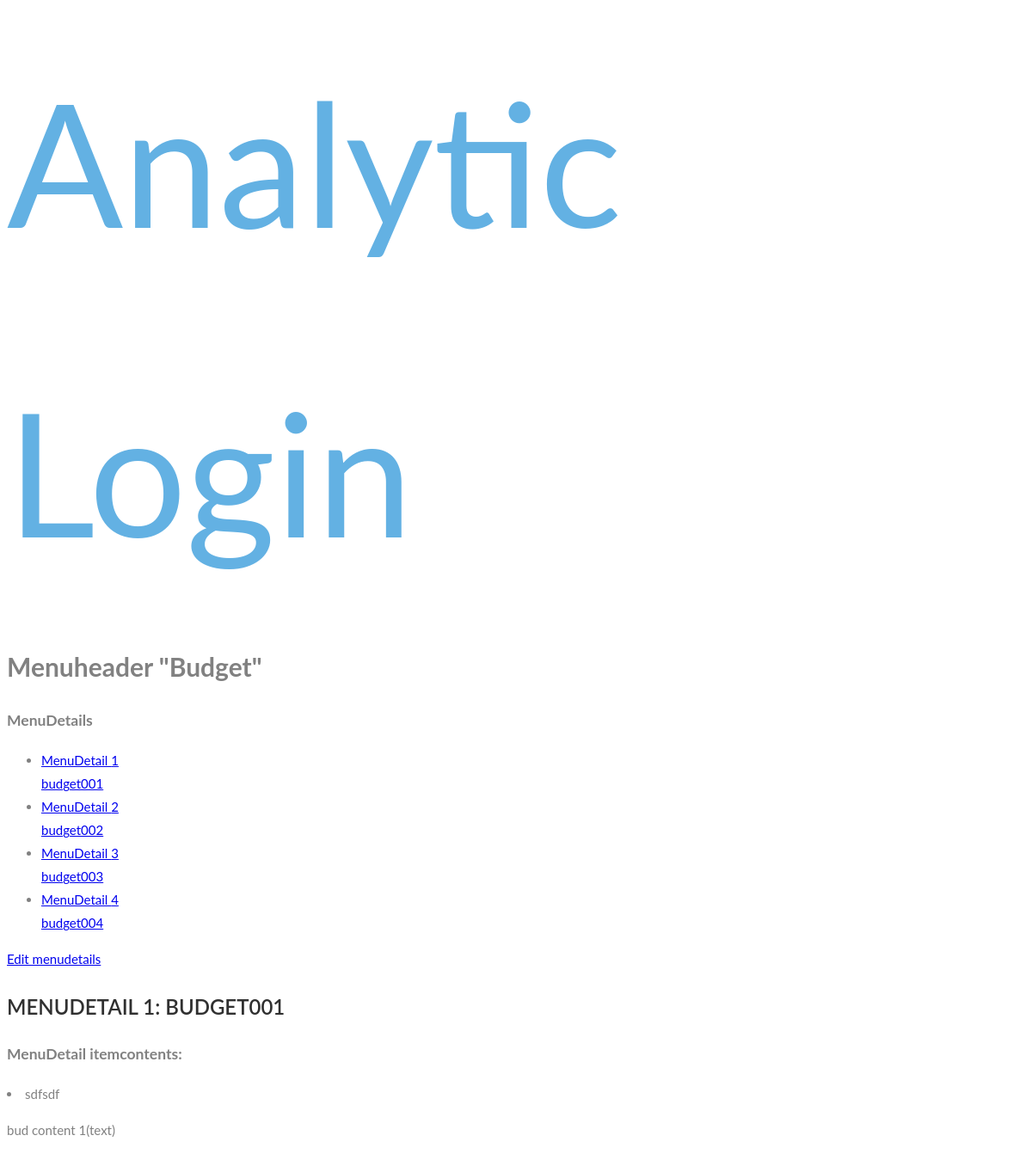
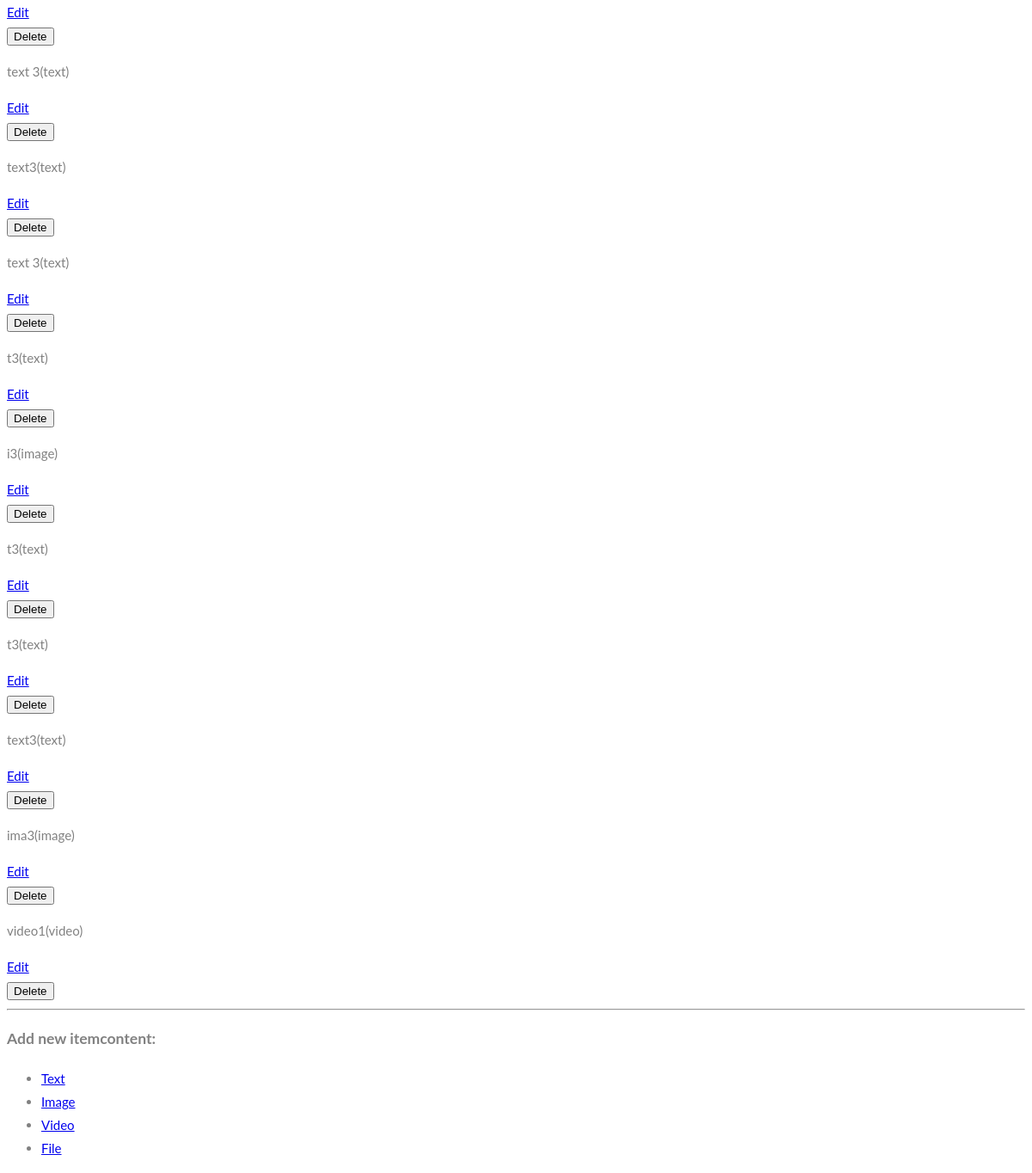
Page /menuheader/menudetail/3/ (signed in) on the committed database (2 pictures, top to bottom).
### menu/models.py (models this page shows, shortened)
class MenuHeader(models.Model):
    owner = models.ForeignKey(User, related_name='rel_menu_headers_users')
    menufunction = models.ForeignKey(MenuFunction, related_name='rel_menu_headers_functions')
    employees = models.ManyToManyField(User, related_name='rel_menuheaders_employees', blank=True)
    name= models.CharField(max_length=200, db_index=True)
    slug = models.SlugField(max_length=200, db_index=True, unique=True)
    image = models.ImageField(upload_to='image/menuheader/%Y/%m/%d', blank=True)
    description = models.TextField(blank=True)
    orderview = models.PositiveIntegerField()
    available = models.BooleanField(default=True)
    createddate = models.DateTimeField(auto_now_add=True)
    updateddate = models.DateTimeField(auto_now=True)
    class Meta:
        ordering = ('name',)
        verbose_name = 'menu header'
        verbose_name_plural = 'menu headers'

class MenuDetail(models.Model):
    menuheader = models.ForeignKey(MenuHeader, related_name='rel_menu_details')
    name = models.CharField(max_length=200, db_index=True)
    slug = models.SlugField(max_length=200, db_index=True)
    image = models.ImageField(upload_to='image/menudetail/%Y/%m/%d', blank=True)
    description = models.TextField(blank=True)
    orderview = OrderField(blank=True, for_fields=['menuheader'])
    available = models.BooleanField(default=True)
    createddate = models.DateTimeField(auto_now_add=True)
    updateddate = models.DateTimeField(auto_now=True)
    class Meta:
        ordering = ['orderview']
        index_together = (('id', 'slug'),)

class ItemContent(models.Model):
    menudetail = models.ForeignKey(MenuDetail, related_name='rel_itemcontents_menudetails')
    itemtype = models.ForeignKey(ContentType, limit_choices_to={'model__in':('text','video','image','file')})
    objid = models.PositiveIntegerField()
    item = GenericForeignKey('itemtype', 'objid')
    orderview = OrderField(blank=True, for_fields=['menudetail'])
    class Meta:
        ordering = ['orderview']

class ItemBase(models.Model):
    owner = models.ForeignKey(User, related_name='%(class)s_related')
    title = models.CharField(max_length=250)
    createddate = models.DateTimeField(auto_now_add=True)
    updateddate = models.DateTimeField(auto_now=True)
    class Meta:
        abstract = True
    def __str__(self):
        return self.title

class Text(ItemBase):
    content = models.TextField()

class Image(ItemBase):
    file = models.FileField(upload_to='images')

class Video(ItemBase):
    url = models.URLField()

### menu/views.py (the view)
class MenuDetailItemContentListView(TemplateResponseMixin, View):
    template_name = 'menu/manage/menudetail/itemcontent_list.html'
    def get(self, request, menudetail_id):
        menudetail = get_object_or_404(MenuDetail, id=menudetail_id, menuheader__owner=request.user)
        return self.render_to_response({'menudetail': menudetail})

### menu/templatetags/menuheader.py (called while the page is built)
@register.filter
def model_name(obj):
    try:
        return obj._meta.model_name
    except AttributeError:
        return None

### menu/templates/menu/manage/menudetail/itemcontent_list.html (shortened to what this page needs)
{% extends "base.html" %}
{% load menuheader %}
{% block content %}
    {% with menuheader=menudetail.menuheader %}
        <h1>Menuheader "{{ menuheader.name }}"</h1>
        <div class="contents">
            <h3>MenuDetails</h3>
            <ul id="modules">
                {% for m in menuheader.rel_menu_details.all %}
                    <li data-id="{{ m.id }}" {% if m == menudetail %} class="selected"{% endif %}>
                        <a href="{% url "menudetail_itemcontent_list" m.id %}">
                            <span>
                                MenuDetail <span class="order">{{ m.orderview|add:1 }}</span>
                            </span>
                            <br>
                            {{ m.name }}
                        </a>
                    </li>
                {% empty %}
                    <li>No menudetails yet.</li>
                {% endfor %}
            </ul>
            <p><a href="{% url "menuheader_menudetail_update" menuheader.id %}">Edit menudetails</a></p>
        </div>
        <div class="module">
            <h2>MenuDetail {{ menudetail.orderview|add:1 }}: {{ menudetail.name }}</h2>
            <h3>MenuDetail itemcontents:</h3>
            <div id="menudetail-itemcontents">
                <li> sdfsdf</li>
                {% for itemcontent in menudetail.rel_itemcontents_menudetails.all %}
                    <div data-id="{{ itemcontent.id }}">
                        {% with item=itemcontent.item %}
                            <p>{{ item }}({{ item|model_name }})</p>
                            <a href="{% url "menudetail_itemcontent_update" menudetail.id item|model_name item.id %}">Edit</a>
                            <form action="{% url "menudetail_itemcontent_delete" item.id %}" method="post">
                                <input type="submit" value="Delete">
                            </form>
                        {% endwith %}
                    </div>
                {% empty %}
                    <p>This menudetail has no itemcontents yet.</p>
                {% endfor %}
            </div>
            <hr>
            <h3>Add new itemcontent:</h3>
            <ul class="itemtypes">
                <li><a href="{% url "menudetail_itemcontent_create" menudetail.id "text" %}">Text</a></li>
                <li><a href="{% url "menudetail_itemcontent_create" menudetail.id "image" %}">Image</a></li>
                <li><a href="{% url "menudetail_itemcontent_create" menudetail.id "video" %}">Video</a></li>
                <li><a href="{% url "menudetail_itemcontent_create" menudetail.id "file" %}">File</a></li>
            </ul>
        </div>
    {% endwith %}
{% endblock %}

### menu/static/css/base.css (style rules this page uses)
body { font: 400 15px Lato, sans-serif; line-height: 1.8; color: #818181; }
h2 { font-size: 24px; text-transform: uppercase; color: #303030; font-weight: 600; margin-bottom: 10px; }

### rows in the picture
MenuHeader: name "Budget"
MenuDetail: orderview|add "1", name "budget001", name "BUDGET001"
MenuDetail: orderview|add "2", name "budget002"
MenuDetail: orderview|add "3", name "budget003"
MenuDetail: orderview|add "4", name "budget004"
ItemContent: item "bud content 1", item|model_name "text"
ItemContent: item "text 3", item|model_name "text"
ItemContent: item "text3", item|model_name "text"
ItemContent: item "text 3", item|model_name "text"
ItemContent: item "t3", item|model_name "text"
ItemContent: item "i3", item|model_name "image"
ItemContent: item "t3", item|model_name "text"
ItemContent: item "t3", item|model_name "text"
ItemContent: item "text3", item|model_name "text"
ItemContent: item "ima3", item|model_name "image"
ItemContent: item "video1", item|model_name "video"
